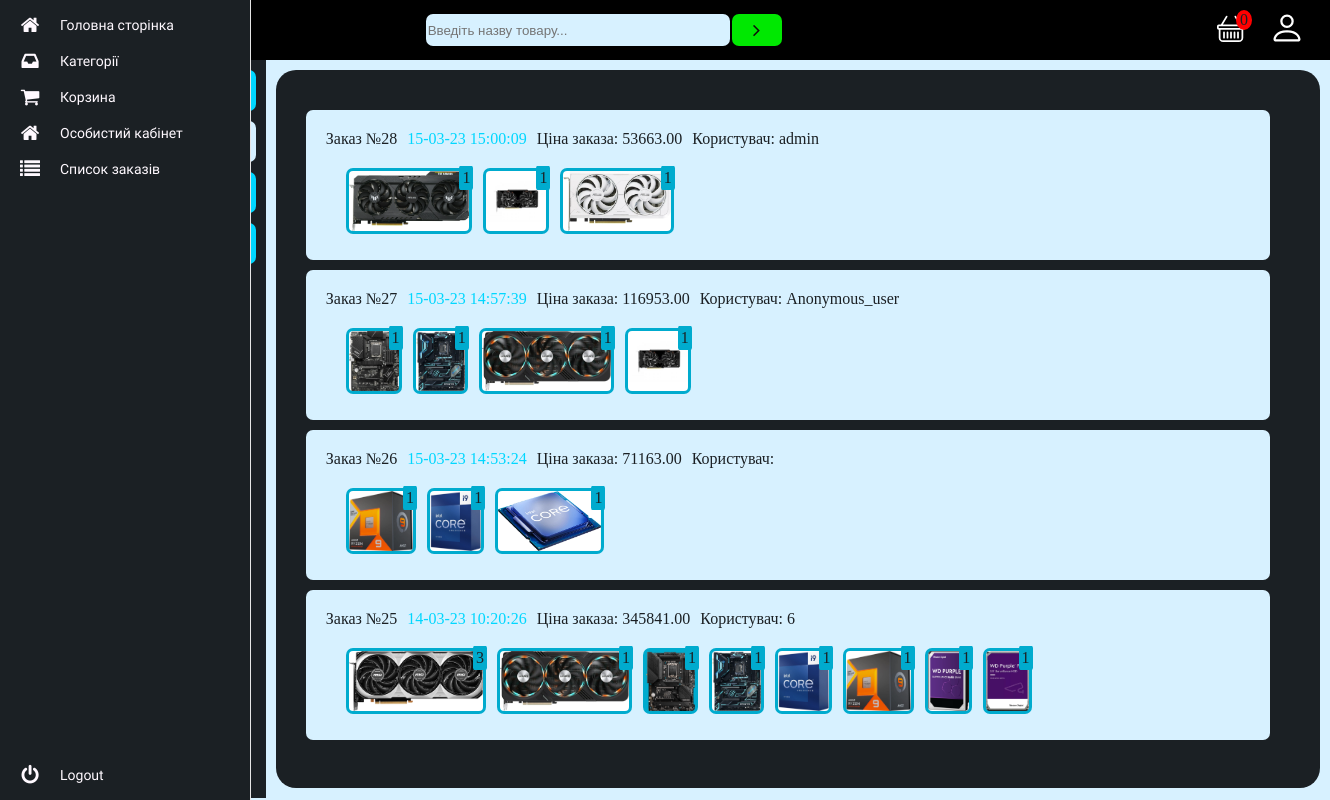
The app's page /orders_user (signed in), older data.
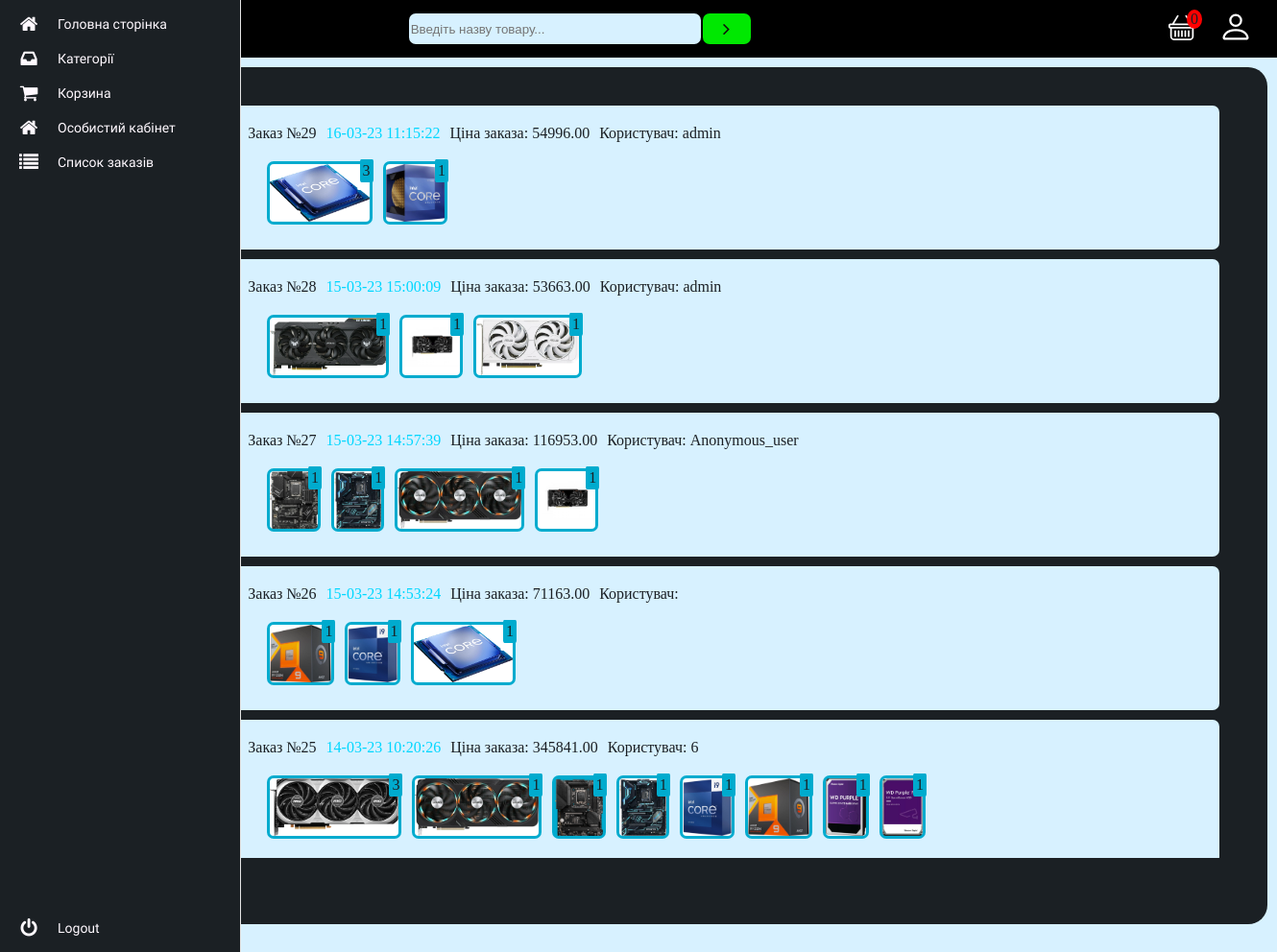
The same page, newer data.
### orders/models.py (models this page shows, shortened)
class Order(models.Model):
    author = models.CharField(max_length=100, blank=True)
    first_name = models.CharField(max_length=50)
    last_name = models.CharField(max_length=50)
    email = models.EmailField()
    address = models.CharField(max_length=250)
    phone_number = models.CharField(max_length=30)
    city = models.CharField(max_length=50)
    created = models.DateTimeField(auto_now_add=True)
    updated = models.DateTimeField(auto_now=True)
    paid = models.BooleanField(default=False)
    class Meta:
        ordering = ('-created',)
        verbose_name = 'Заказ'
        verbose_name_plural = 'Заказы'
    def __str__(self):
        return 'Заказ №{}'.format(self.id)
    def get_total_cost(self):
        return sum(item.get_cost() for item in self.items.all())

class OrderItem(models.Model):
    orders = models.ForeignKey(Order, related_name='items', on_delete=models.CASCADE)
    product = models.ForeignKey(Product, on_delete=models.CASCADE)
    cost = models.DecimalField(max_digits=10, decimal_places=2)
    quantity = models.PositiveIntegerField(default=1)
    def get_cost(self):
        return self.cost * self.quantity

### MyShop/models.py (models this page shows, shortened)
class Product(models.Model):
    name = models.CharField(max_length=200)
    slug = models.SlugField(max_length=200, unique=True, db_index=True)
    manufactured = models.CharField(max_length=100, db_index=True)
    photo = models.ImageField(upload_to="photos/%Y/%m/%d/")
    is_published = models.BooleanField(default=True)
    cat = models.ForeignKey('Categories', on_delete=models.PROTECT)
    cost = models.DecimalField(max_digits=10, decimal_places=2)
    content = models.JSONField(default=dict)
    class Meta:
        ordering = ['name']

### MyShop/views.py (the view)
# urls.py: path('orders_user', UserOrder.as_view(), name='orders_user'),
class UserOrder(DataMixin, ListView):
    model = Order
    template_name = 'Orders_user.html'
    context_object_name = 'orders'
    def get_queryset(self):
        if not self.request.user.is_staff:
            return Order.objects.filter(author=self.request.user)
        else:
            return Order.objects.all()
    def get_context_data(self, *, object_list=None, **kwargs):
        context = super().get_context_data(**kwargs)
        context['order_item'] = OrderItem.objects.filter()
        c_def = self.get_user_context()
        return dict(list(context.items()) + list(c_def.items()))

### MyShop/mixins.py (called while the page is built)
    def get_user_context(self, **kwargs):
        context = kwargs
        cart = Cart(self.request)
        for item in cart:
            item['update_quantity_form'] = CartAddProductForm(initial={'quantity': item['quantity'], 'update': True})
        context['cart'] = cart
        return context

### cart/cart.py (called while the page is built)
    def __iter__(self):
        product_slugs = self.cart.keys()
        products = Product.objects.filter(slug__in=product_slugs)
        for product in products:
            self.cart[str(product.slug)]['product'] = product
        for item in self.cart.values():
            item['cost'] = Decimal(item['cost'])
            item['total_cost'] = item['cost'] * item['quantity']
            yield item

    def __len__(self):
        return sum(item['quantity'] for item in self.cart.values())

### cart/context_processors.py (called while the page is built)
def cart(request):
    return {'cart': Cart(request)}

### templates/Orders_user.html
{% extends 'base_account.html' %}
{% block history %}
    active_acc
{% endblock %}
{% block prod %}
    <div class="scroll-form-order" id="scroll-view-order">
        {% for i in orders %}
            <div class="order_block">
                <div class="order_content">
                    <div class="text-order-time">
                        <div style="color: #1b2024; margin-right: 10px">{{ i }}</div>
                        <div style="color: #00D7FF">{{ i.updated|date:"d-m-y" }} {{ i.updated|time:"H:i:s" }}</div>
                        <div style="margin-left: 10px; color: #1b2024">
                            Ціна заказа: {{ i.get_total_cost }}
                        </div>
                        <div style="margin-left: 10px; color: #1b2024">
                            Користувач: {{ i.author }}
                        </div>
                    </div>
                    <div class="product_order_user">
                        <div class="scroll-form-order-img" id="scroll-view-order-img">
                            {% for items in order_item %}
                                {% if items.orders == i %}
                                    <div class="img-order">
                                        <img class="order_prod" src="{{ items.product.photo.url }}">
                                    </div>
                                    <div class="count-prod">
                                        <div class="custom-count-prod">
                                            {{ items.quantity }}
                                        </div>
                                    </div>
                                {% endif %}
                            {% endfor %}
                        </div>
                    </div>
                </div>
            </div>
        {% endfor %}
    </div>
{% endblock %}

Row changes from the older to the newer data that the page shows:
added Order: id "Заказ №29", updated "16-03-23", updated "11:15:22", get_total_cost "54996.00", author "admin"
added OrderItem: product.photo (picture), quantity "3", shown under "Заказ №29"
added OrderItem: product.photo (picture), quantity "1", shown under "Заказ №29"
